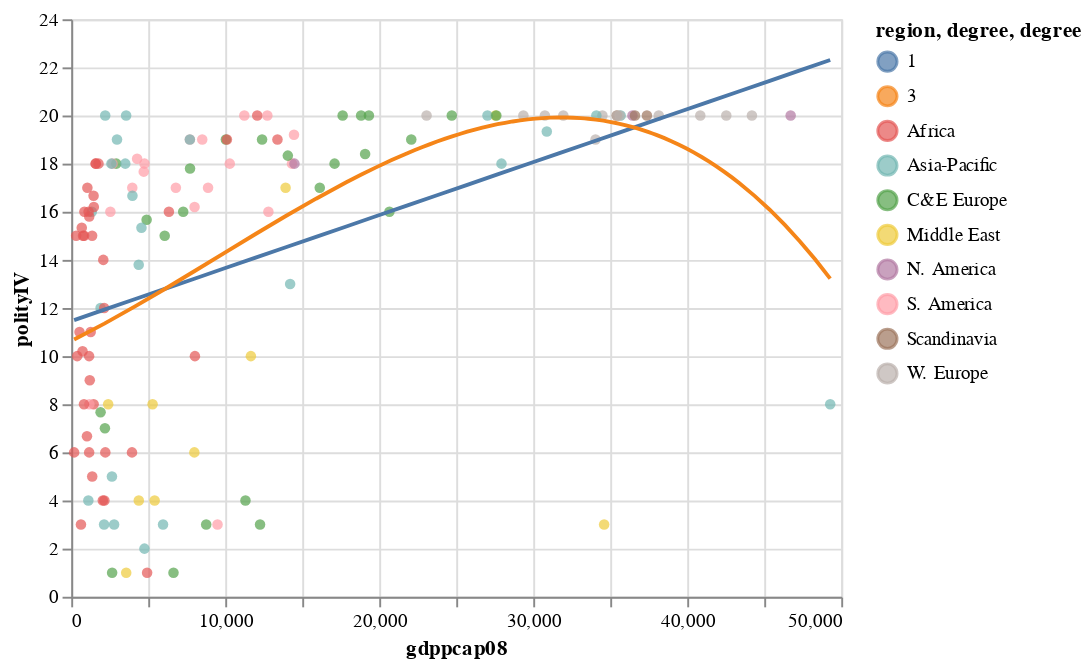

Notebook source saved alongside this figure:
### Code cell
import altair as alt

# Define the degree of the polynomial fits
degree_list = [1, 3]

base = alt.Chart(filtered_wdi).mark_circle(color="black").encode(
    alt.X("gdppcap08"), alt.Y("polityIV"), color='region',
    tooltip=['country', 'region', 'gdppcap08', 'polityIV']
)

polynomial_fit = [
    base.transform_regression(
        "gdppcap08", "polityIV", method="poly", order=order, as_=["gdppcap08", str(order)]
    )
    .mark_line()
    .transform_fold([str(order)], as_=["degree", "polityIV"])
    .encode(alt.Color("degree:N"))
    for order in degree_list
]

alt.layer(base, *polynomial_fit)

### Figure 1 — Vega-Lite specification as saved in the notebook (floating-point values rounded to 4 significant figures; data arrays with more than 128 entries replaced by an {"elided": "..."} marker saying what was removed)
{"config": {"view": {"continuousWidth": 400, "continuousHeight": 300}}, "layer": [{"mark": {"type": "circle", "color": "black"}, "encoding": {"color": {"type": "nominal", "field": "region"}, "tooltip": [{"type": "nominal", "field": "country"}, {"type": "nominal", "field": "region"}, {"type": "quantitative", "field": "gdppcap08"}, {"type": "quantitative", "field": "polityIV"}], "x": {"type": "quantitative", "field": "gdppcap08"}, "y": {"type": "quantitative", "field": "polityIV"}}}, {"mark": "line", "encoding": {"color": {"type": "nominal", "field": "degree"}, "tooltip": [{"type": "nominal", "field": "country"}, {"type": "nominal", "field": "region"}, {"type": "quantitative", "field": "gdppcap08"}, {"type": "quantitative", "field": "polityIV"}], "x": {"type": "quantitative", "field": "gdppcap08"}, "y": {"type": "quantitative", "field": "polityIV"}}, "transform": [{"on": "gdppcap08", "regression": "polityIV", "method": "poly", "order": 1, "as": ["gdppcap08", "1"]}, {"fold": ["1"], "as": ["degree", "polityIV"]}]}, {"mark": "line", "encoding": {"color": {"type": "nominal", "field": "degree"}, "tooltip": [{"type": "nominal", "field": "country"}, {"type": "nominal", "field": "region"}, {"type": "quantitative", "field": "gdppcap08"}, {"type": "quantitative", "field": "polityIV"}], "x": {"type": "quantitative", "field": "gdppcap08"}, "y": {"type": "quantitative", "field": "polityIV"}}, "transform": [{"on": "gdppcap08", "regression": "polityIV", "method": "poly", "order": 3, "as": ["gdppcap08", "3"]}, {"fold": ["3"], "as": ["degree", "polityIV"]}]}], "data": {"name": "data-d91bf56d9048b38e8e68f627ad6e98f1"}, "$schema": "https://vega.github.io/schema/vega-lite/v4.8.1.json", "datasets": {"data-d91bf56d9048b38e8e68f627ad6e98f1": {"elided": "135 records"}}}
